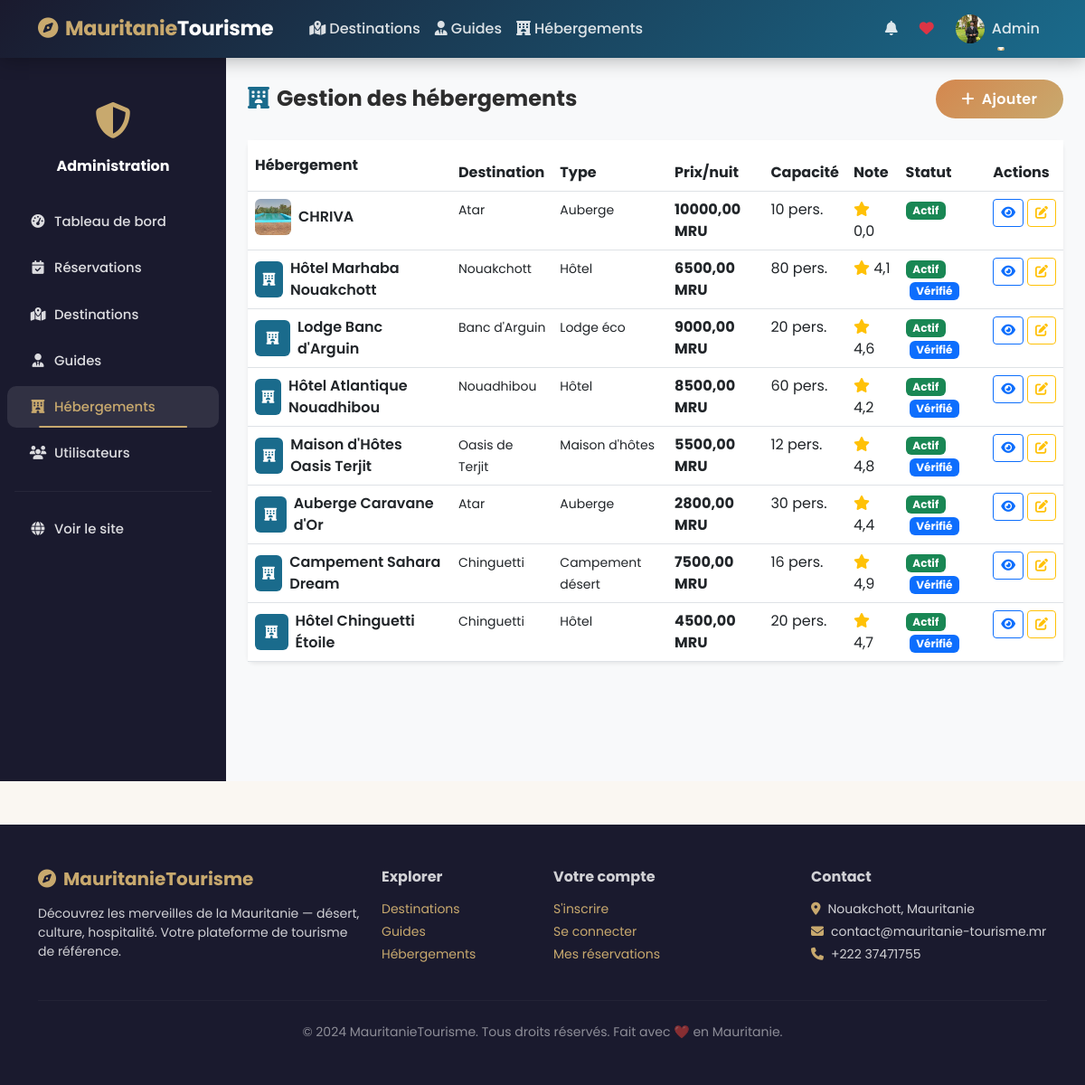
Screenshot of /administration/hebergements/ (signed in) with the database file from the repository.
### main/models.py (models this page shows, shortened)
class Utilisateur(AbstractUser):
    ROLES = [
        ('visiteur', 'Visiteur'),
        ('utilisateur', 'Utilisateur'),
        ('admin', 'Administrateur'),
    ]
    role = models.CharField(max_length=20, choices=ROLES, default='visiteur')
    telephone = models.CharField(max_length=20, blank=True, null=True)
    adresse = models.CharField(max_length=255, blank=True, null=True)
    pays = models.CharField(max_length=100, blank=True, null=True)
    photo_profil = models.ImageField(upload_to='profils/', blank=True, null=True)
    date_inscription = models.DateTimeField(auto_now_add=True)
    est_actif = models.BooleanField(default=True)
    class Meta:
        db_table = 'UTILISATEUR'
        verbose_name = 'Utilisateur'
        verbose_name_plural = 'Utilisateurs'

class Hebergement(models.Model):
    nom = models.CharField(max_length=200)
    type_hebergement = models.ForeignKey(TypeHebergement, on_delete=models.SET_NULL, null=True)
    destination = models.ForeignKey(Destination, on_delete=models.CASCADE, related_name='hebergements')
    description = models.TextField()
    adresse = models.CharField(max_length=300)
    latitude = models.DecimalField(max_digits=10, decimal_places=7, null=True, blank=True)
    longitude = models.DecimalField(max_digits=10, decimal_places=7, null=True, blank=True)
    telephone = models.CharField(max_length=20, blank=True)
    email = models.EmailField(blank=True)
    site_web = models.URLField(blank=True)
    image_principale = models.ImageField(upload_to='hebergements/', blank=True, null=True)
    prix_nuit = models.DecimalField(max_digits=10, decimal_places=2)
    capacite = models.IntegerField(default=1)
    nb_chambres = models.IntegerField(default=1)
    est_actif = models.BooleanField(default=True)
    est_verifie = models.BooleanField(default=False)
    wifi = models.BooleanField(default=False)
    piscine = models.BooleanField(default=False)
    climatisation = models.BooleanField(default=False)
    parking = models.BooleanField(default=False)
    restaurant = models.BooleanField(default=False)
    date_creation = models.DateTimeField(auto_now_add=True)
    note_moyenne = models.DecimalField(max_digits=3, decimal_places=2, default=0)
    class Meta:
        db_table = 'HEBERGEMENT'
        verbose_name = 'Hébergement'
        verbose_name_plural = 'Hébergements'

class Destination(models.Model):
    nom = models.CharField(max_length=200)
    description = models.TextField()
    region = models.ForeignKey(Region, on_delete=models.SET_NULL, null=True, related_name='destinations')
    latitude = models.DecimalField(max_digits=10, decimal_places=7, null=True, blank=True)
    longitude = models.DecimalField(max_digits=10, decimal_places=7, null=True, blank=True)
    image_principale = models.ImageField(upload_to='destinations/', blank=True, null=True)
    video_url = models.URLField(blank=True, null=True, help_text="URL YouTube ou autre")
    prix_entree = models.DecimalField(max_digits=10, decimal_places=2, default=0)
    est_active = models.BooleanField(default=True)
    date_creation = models.DateTimeField(auto_now_add=True)
    note_moyenne = models.DecimalField(max_digits=3, decimal_places=2, default=0)
    nb_commentaires = models.IntegerField(default=0)
    class Meta:
        db_table = 'DESTINATION'
        verbose_name = 'Destination'
        verbose_name_plural = 'Destinations'

class TypeHebergement(models.Model):
    nom = models.CharField(max_length=100, unique=True)
    icone = models.CharField(max_length=50, default='fa-hotel')
    class Meta:
        db_table = 'TYPE_HEBERGEMENT'

### main/views.py (the view)
    def wrapper(request, *args, **kwargs):
        if not request.user.is_authenticated or request.user.role != 'admin':
            messages.error(request, 'Accès réservé aux administrateurs.')
            return redirect('connexion')
        return view_func(request, *args, **kwargs)

### templates/admin_panel/hebergements.html (shortened to what this page needs)
{% extends 'base.html' %}
{% block content %}
<div class="d-flex" style="min-height:calc(100vh - 56px)">
    <div class="admin-sidebar" style="width:250px;flex-shrink:0">
        <div class="text-center py-4">
            <div style="font-size:2.5rem;color:var(--sable)"><i class="fas fa-shield-alt"></i></div>
            <div class="text-white fw-bold mt-2">Administration</div>
        </div>
        <nav class="nav flex-column">
            <a class="nav-link" href="{% url 'admin_dashboard' %}"><i class="fas fa-tachometer-alt me-2"></i>Tableau de bord</a>
            <a class="nav-link" href="{% url 'admin_reservations' %}"><i class="fas fa-calendar-check me-2"></i>Réservations</a>
            <a class="nav-link" href="{% url 'admin_destinations' %}"><i class="fas fa-map-marked-alt me-2"></i>Destinations</a>
            <a class="nav-link" href="{% url 'admin_guides' %}"><i class="fas fa-user-tie me-2"></i>Guides</a>
            <a class="nav-link active" href="{% url 'admin_hebergements' %}"><i class="fas fa-hotel me-2"></i>Hébergements</a>
            <a class="nav-link" href="{% url 'admin_utilisateurs' %}"><i class="fas fa-users me-2"></i>Utilisateurs</a>
            <hr style="border-color:rgba(255,255,255,.2)" class="mx-3">
            <a class="nav-link" href="{% url 'accueil' %}"><i class="fas fa-globe me-2"></i>Voir le site</a>
        </nav>
    </div>
    <div class="flex-fill p-4" style="background:#f8f9fa">
        <div class="d-flex justify-content-between align-items-center mb-4">
            <h4 class="fw-bold mb-0"><i class="fas fa-hotel me-2" style="color:var(--ocean)"></i>Gestion des hébergements</h4>
            <a href="{% url 'admin_heb_ajouter' %}" class="btn btn-mauritanie"><i class="fas fa-plus me-2"></i>Ajouter</a>
        </div>
        <div class="card border-0 rounded-3 shadow-sm">
            <div class="table-responsive">
                <table class="table mb-0 table-hover">
                    <thead style="background:var(--nuit);color:#fff">
                        <tr>
                            <th class="py-3">Hébergement</th><th>Destination</th><th>Type</th><th>Prix/nuit</th><th>Capacité</th><th>Note</th><th>Statut</th><th>Actions</th>
                        </tr>
                    </thead>
                    <tbody>
                        {% for h in hebs %}
                        <tr>
                            <td>
                                <div class="d-flex align-items-center gap-2">
                                    {% if h.image_principale %}
                                        <img src="{{ h.image_principale.url }}" width="40" height="40" class="rounded-2" style="object-fit:cover">
                                    {% else %}
                                        <div class="rounded-2 d-flex align-items-center justify-content-center" style="width:40px;height:40px;background:var(--ocean)"><i class="fas fa-hotel text-white small"></i></div>
                                    {% endif %}
                                    <span class="fw-semibold">{{ h.nom }}</span>
                                </div>
                            </td>
                            <td><small>{{ h.destination.nom }}</small></td>
                            <td><small>{{ h.type_hebergement.nom|default:'–' }}</small></td>
                            <td><strong>{{ h.prix_nuit }} MRU</strong></td>
                            <td>{{ h.capacite }} pers.</td>
                            <td><span class="stars"><i class="fas fa-star"></i></span> {{ h.note_moyenne|floatformat:1 }}</td>
                            <td>
                                {% if h.est_actif %}<span class="badge bg-success">Actif</span>{% else %}<span class="badge bg-secondary">Inactif</span>{% endif %}
                                {% if h.est_verifie %}<span class="badge bg-primary ms-1">Vérifié</span>{% endif %}
                            </td>
                            <td>
                                <div class="d-flex gap-1">
                                    <a href="{% url 'hebergement_detail' h.pk %}" class="btn btn-sm btn-outline-primary"><i class="fas fa-eye"></i></a>
                                    <a href="#" class="btn btn-sm btn-outline-warning"><i class="fas fa-edit"></i></a>
                                </div>
                            </td>
                        </tr>
                        {% empty %}
                        <tr><td colspan="8" class="text-center py-4 text-muted">Aucun hébergement</td></tr>
                        {% endfor %}
                    </tbody>
                </table>
            </div>
        </div>
    </div>
</div>
{% endblock %}

### templates/base.html (shortened to what this page needs)
<!DOCTYPE html>
<html lang="fr">
<head>
    <link href="https://cdn.jsdelivr.net/npm/bootstrap@5.3.0/dist/css/bootstrap.min.css" rel="stylesheet">
    <link href="https://cdnjs.cloudflare.com/ajax/libs/font-awesome/6.4.0/css/all.min.css" rel="stylesheet">
    {% load static %}
    <link rel="stylesheet" href="{% static 'css/style.css' %}">
</head>
<body>
<nav class="navbar navbar-expand-lg sticky-top">
    <div class="container">
        <a class="navbar-brand" href="{% url 'accueil' %}">
            <i class="fas fa-compass me-2"></i>Mauritanie<span>Tourisme</span>
        </a>
        <div class="collapse navbar-collapse" id="navMenu">
            <ul class="navbar-nav me-auto mb-2 mb-lg-0 ms-3">
                <li class="nav-item"><a class="nav-link" href="{% url 'destinations' %}"><i class="fas fa-map-marked-alt me-1"></i>Destinations</a></li>
                <li class="nav-item"><a class="nav-link" href="{% url 'guides' %}"><i class="fas fa-user-tie me-1"></i>Guides</a></li>
                <li class="nav-item"><a class="nav-link" href="{% url 'hebergements' %}"><i class="fas fa-hotel me-1"></i>Hébergements</a></li>
            </ul>
            <ul class="navbar-nav ms-auto align-items-center">
                {% if user.is_authenticated %}
                    <li class="nav-item me-2 position-relative">
                        <a class="nav-link" href="#" onclick="marquerLu()">
                            <i class="fas fa-bell"></i>
                        </a>
                    </li>
                    <li class="nav-item me-2">
                        <a class="nav-link" href="{% url 'mes_favoris' %}"><i class="fas fa-heart text-danger"></i></a>
                    </li>
                    <li class="nav-item dropdown">
                        <a class="nav-link dropdown-toggle d-flex align-items-center" href="#" data-bs-toggle="dropdown">
                            {% if user.photo_profil %}
                                <img src="{{ user.photo_profil.url }}" width="32" height="32" class="rounded-circle me-2" style="object-fit:cover">
                            {% else %}
                                <div class="bg-warning rounded-circle me-2 d-flex align-items-center justify-content-center" style="width:32px;height:32px;font-size:.8rem;font-weight:700">{{ user.username|first|upper }}</div>
                            {% endif %}
                            {{ user.first_name|default:user.username }}
                        </a>
                    </li>
                {% endif %}
            </ul>
        </div>
    </div>
</nav>
{% block content %}{% endblock %}
<footer class="py-5 mt-5">
    <div class="container">
        <div class="row g-4">
            <div class="col-md-4">
                <h5 class="fw-bold mb-3" style="color:var(--sable)"><i class="fas fa-compass me-2"></i>MauritanieTourisme</h5>
                <p class="small">Découvrez les merveilles de la Mauritanie — désert, culture, hospitalité. Votre plateforme de tourisme de référence.</p>
            </div>
            <div class="col-md-2">
                <h6 class="fw-bold mb-3">Explorer</h6>
                <ul class="list-unstyled small">
                    <li class="mb-1"><a href="{% url 'destinations' %}">Destinations</a></li>
                    <li class="mb-1"><a href="{% url 'guides' %}">Guides</a></li>
                    <li class="mb-1"><a href="{% url 'hebergements' %}">Hébergements</a></li>
                </ul>
            </div>
            <div class="col-md-3">
                <h6 class="fw-bold mb-3">Votre compte</h6>
                <ul class="list-unstyled small">
                    <li class="mb-1"><a href="{% url 'inscription' %}">S'inscrire</a></li>
                    <li class="mb-1"><a href="{% url 'connexion' %}">Se connecter</a></li>
                    {% if user.is_authenticated %}
                    <li class="mb-1"><a href="{% url 'mes_reservations' %}">Mes réservations</a></li>
                    {% endif %}
                </ul>
            </div>
            <div class="col-md-3">
                <h6 class="fw-bold mb-3">Contact</h6>
                <ul class="list-unstyled small">
                    <li class="mb-1"><i class="fas fa-map-marker-alt me-2" style="color:var(--sable)"></i>Nouakchott, Mauritanie</li>
                    <li class="mb-1"><i class="fas fa-envelope me-2" style="color:var(--sable)"></i>contact@mauritanie-tourisme.mr</li>
                    <li class="mb-1"><i class="fas fa-phone me-2" style="color:var(--sable)"></i>+222 37471755</li>
                </ul>
            </div>
        </div>
        <hr style="border-color:rgba(255,255,255,.15)" class="my-4">
        <div class="text-center small" style="color:rgba(255,255,255,.5)">
            © 2024 MauritanieTourisme. Tous droits réservés. Fait avec ❤️ en Mauritanie.
        </div>
    </div>
</footer>
</body>
</html>

### rows the page displays
Utilisateur: photo_profil (picture), first_name "Admin"
Hebergement: image_principale (picture), nom "CHRIVA", destination.nom "Atar", type_hebergement.nom "Auberge", prix_nuit "10000,00", capacite "10", note_moyenne "0,0", est_actif "Actif"
Hebergement: nom "Hôtel Marhaba Nouakchott", destination.nom "Nouakchott", type_hebergement.nom "Hôtel", prix_nuit "6500,00", capacite "80", note_moyenne "4,1", est_actif "Actif", est_verifie "Vérifié"
Hebergement: nom "Lodge Banc d'Arguin", destination.nom "Banc d'Arguin", type_hebergement.nom "Lodge éco", prix_nuit "9000,00", capacite "20", note_moyenne "4,6", est_actif "Actif", est_verifie "Vérifié"
Hebergement: nom "Hôtel Atlantique Nouadhibou", destination.nom "Nouadhibou", type_hebergement.nom "Hôtel", prix_nuit "8500,00", capacite "60", note_moyenne "4,2", est_actif "Actif", est_verifie "Vérifié"
Hebergement: nom "Maison d'Hôtes Oasis Terjit", destination.nom "Oasis de Terjit", type_hebergement.nom "Maison d'hôtes", prix_nuit "5500,00", capacite "12", note_moyenne "4,8", est_actif "Actif", est_verifie "Vérifié"
Hebergement: nom "Auberge Caravane d'Or", destination.nom "Atar", type_hebergement.nom "Auberge", prix_nuit "2800,00", capacite "30", note_moyenne "4,4", est_actif "Actif", est_verifie "Vérifié"
Hebergement: nom "Campement Sahara Dream", destination.nom "Chinguetti", type_hebergement.nom "Campement désert", prix_nuit "7500,00", capacite "16", note_moyenne "4,9", est_actif "Actif", est_verifie "Vérifié"
Hebergement: nom "Hôtel Chinguetti Étoile", destination.nom "Chinguetti", type_hebergement.nom "Hôtel", prix_nuit "4500,00", capacite "20", note_moyenne "4,7", est_actif "Actif", est_verifie "Vérifié"
